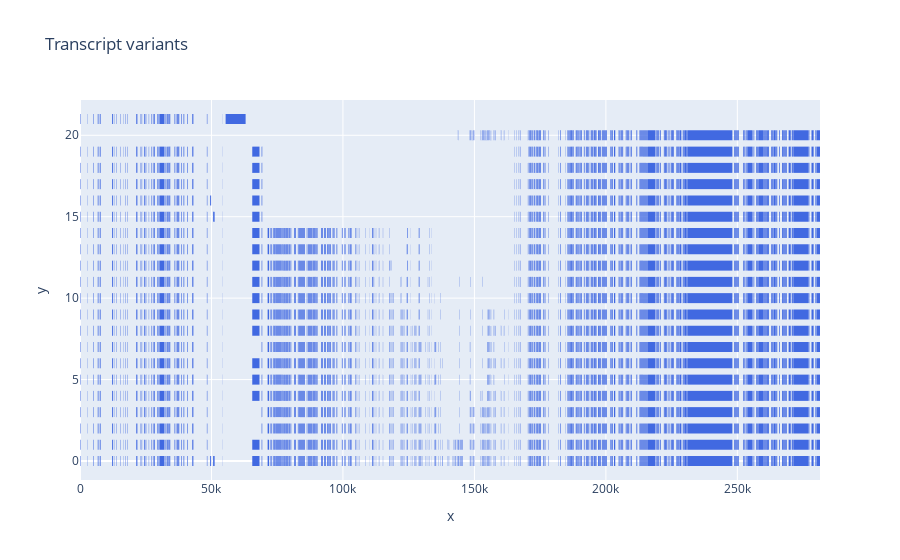

The cell this chart's notebook holds for it:
### Code cell
# 
gbk.transcript_variants()

### Figure 1 — Plotly figure (JSON) as saved in the notebook; plotly's stock layout.template omitted (floating-point values rounded to 4 significant figures; data arrays with more than 128 entries replaced by an {"elided": "..."} marker saying what was removed)
{"data": [{"hovertemplate": "<b>%{hovertext}</b><br><br>x=%{x}<br>y=%{y}<extra></extra>", "hovertext": {"elided": "17475 str values"}, "legendgroup": "", "line": {"color": "RoyalBlue", "dash": "solid", "width": 10}, "marker": {"symbol": "circle"}, "mode": "lines", "name": "", "showlegend": false, "type": "scattergl", "x": {"elided": "17475 int values"}, "xaxis": "x", "y": {"elided": "17475 int values"}, "yaxis": "y"}], "layout": {"legend": {"tracegroupgap": 0}, "title": {"text": "Transcript variants"}, "xaxis": {"anchor": "y", "domain": [0, 1], "title": {"text": "x"}}, "yaxis": {"anchor": "x", "domain": [0, 1], "title": {"text": "y"}}}}
